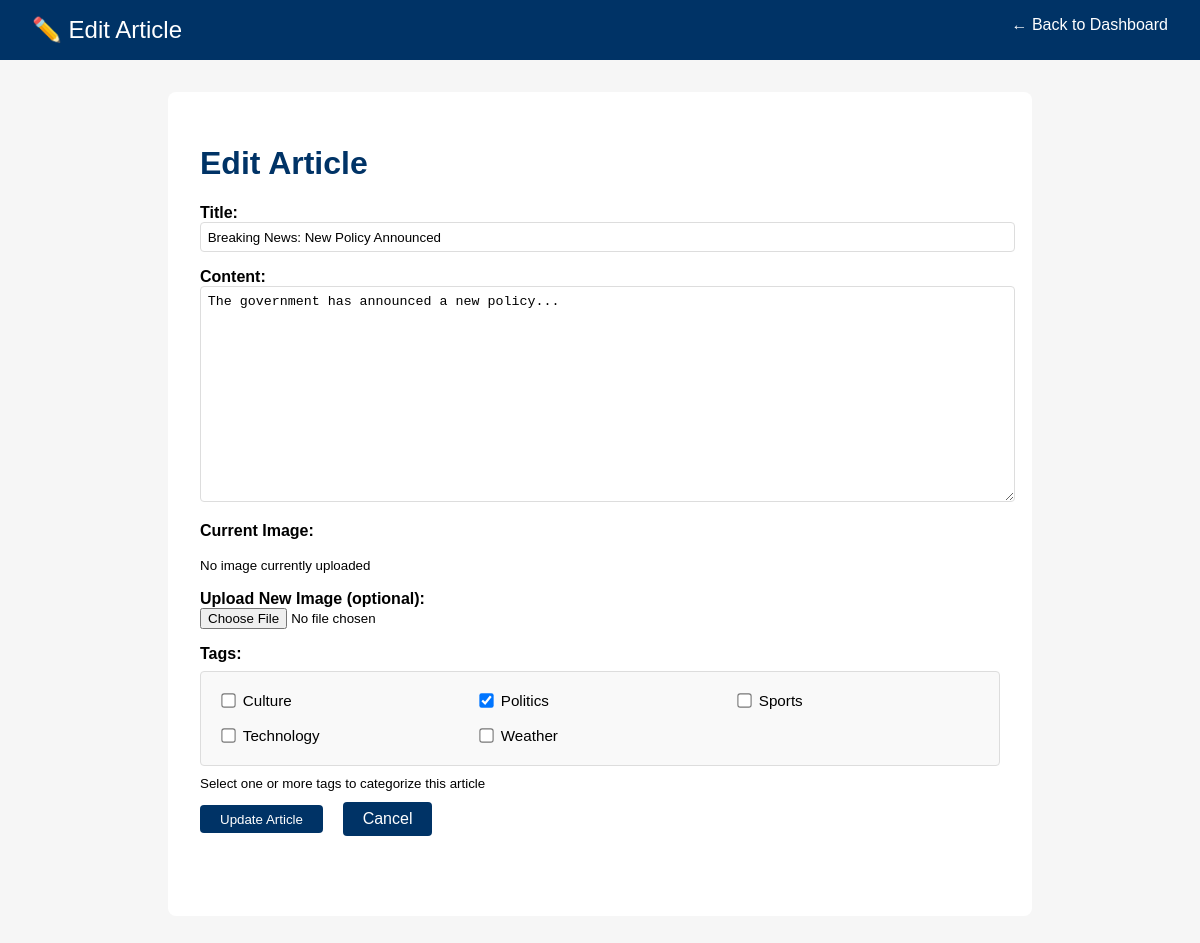
/admin/news_edit.php?id=1 (signed in), run on the app's committed database.
### tables this page shows
CREATE TABLE `articles` (
  `id` int(11) NOT NULL,
  `title` varchar(255) NOT NULL,
  `content` text NOT NULL,
  `created_at` datetime NOT NULL DEFAULT current_timestamp(),
  `image_path` varchar(255) DEFAULT NULL
);

CREATE TABLE `tags` (
  `id` int(11) NOT NULL,
  `name` varchar(100) NOT NULL
);

### admin/news_edit.php (the view, shortened to what this page needs)
<?php
require_once '../includes/auth.php';
$articleId = isset($_GET['id']) ? intval($_GET['id']) : 0;
$stmt = $pdo->prepare("SELECT * FROM articles WHERE id = ?");
$stmt->execute([$articleId]);
$article = $stmt->fetch(PDO::FETCH_ASSOC);
$stmt = $pdo->prepare("SELECT tag_id FROM article_tags WHERE article_id = ?");
$stmt->execute([$articleId]);
$articleTags = $stmt->fetchAll(PDO::FETCH_COLUMN);
$stmt = $pdo->query("SELECT * FROM tags ORDER BY name ASC");
$allTags = $stmt->fetchAll(PDO::FETCH_ASSOC);
?>
<!DOCTYPE html>
<html lang="en">
<head>
</head>
<body>
<header>
    <span style="font-size:1.5em;">✏️ Edit Article</span>
    <a href="index.php" style="float:right; color:#fff; text-decoration:none;">← Back to Dashboard</a>
</header>
<main>
    <h1>Edit Article</h1>
    <form method="post" enctype="multipart/form-data">
        <label>Title:</label>
        <input type="text" name="title" required value="<?php echo htmlspecialchars($article['title']); ?>">
        <label>Content:</label>
        <textarea name="content" required><?php echo htmlspecialchars($article['content']); ?></textarea>
        <label>Current Image:</label>
        <?php if ($article['image_path'] && file_exists('../' . $article['image_path'])): ?>
            <div class="current-image">
                <img src="../<?php echo htmlspecialchars($article['image_path']); ?>" alt="Current image" style="max-width: 300px; height: auto; border-radius: 4px; border: 1px solid #ddd;">
                <br><small>Current image will be replaced if you upload a new one</small>
            </div>
        <?php else: ?>
            <div class="current-image">
                <small>No image currently uploaded</small>
            </div>
        <?php endif; ?>
        <label>Upload New Image (optional):</label>
        <input type="file" name="image" accept="image/*">
        <label>Tags:</label>
        <div class="tags-container">
            <?php if (!empty($allTags)): ?>
                <?php foreach ($allTags as $tag): ?>
                    <div class="tag-checkbox">
                        <input type="checkbox"
                               name="tags[]"
                               value="<?php echo $tag['id']; ?>"
                               id="tag_<?php echo $tag['id']; ?>"
                               <?php echo in_array($tag['id'], $articleTags) ? 'checked' : ''; ?>>
                        <label for="tag_<?php echo $tag['id']; ?>"><?php echo htmlspecialchars($tag['name']); ?></label>
                    </div>
                <?php endforeach; ?>
            <?php else: ?>
                <p class="no-tags">No tags available. <a href="tags/create.php">Create some tags first</a>.</p>
            <?php endif; ?>
        </div>
        <small>Select one or more tags to categorize this article</small>
        <br>
        <button type="submit">Update Article</button>
        <a href="index.php" class="btn" style="margin-left: 1em;">Cancel</a>
    </form>
</main>
</body>
</html>

### admin/news_edit.php (style rules this page uses)
body { font-family: Arial, sans-serif; background: #f6f6f6; margin: 0; }
header { background: #003366; color: #fff; padding: 1em 2em; }
main { max-width: 800px; margin: 2em auto; background: #fff; padding: 2em; border-radius: 8px; }
h1 { color: #003366; }
.btn { display: inline-block; padding: 0.5em 1.2em; background: #003366; color: #fff; border-radius: 4px; text-decoration: none; margin-bottom: 1em; }
form { margin-bottom: 2em; }
label { display: block; margin-top: 1em; font-weight: bold; }
input[type="text"], textarea, select { width: 100%; padding: 0.5em; border: 1px solid #ddd; border-radius: 4px; }
textarea { height: 200px; resize: vertical; }
button { margin-top: 1em; padding: 0.5em 1.5em; background: #003366; color: #fff; border: none; border-radius: 4px; cursor: pointer; }
.current-image { margin: 1em 0; }
.tags-container { display: grid; grid-template-columns: repeat(auto-fit, minmax(200px, 1fr)); gap: 0.5em; margin: 0.5em 0; padding: 1em; background: #f9f9f9; border-radius: 4px; border: 1px solid #ddd; }
.tag-checkbox { display: flex; align-items: center; gap: 0.5em; padding: 0.3em; border-radius: 3px; transition: background-color 0.2s; }
.tag-checkbox input[type="checkbox"] { margin: 0; transform: scale(1.1); }
.tag-checkbox label { margin: 0; cursor: pointer; font-weight: normal; font-size: 0.95em; }

### data on the page
articles: title "Breaking News: New Policy Announced", content "The government has announced a new policy..."
tags: name "Culture"
tags: id "☑", name "Politics"
tags: name "Sports"
tags: name "Technology"
tags: name "Weather"
